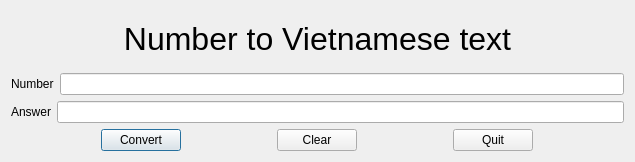
<?xml version="1.0" encoding="UTF-8"?>
<ui version="4.0">
 <class>number_to_vntext</class>
 <widget class="QDialog" name="number_to_vntext">
  <property name="geometry">
   <rect>
    <x>0</x>
    <y>0</y>
    <width>635</width>
    <height>162</height>
   </rect>
  </property>
  <property name="sizePolicy">
   <sizepolicy hsizetype="Minimum" vsizetype="Minimum">
    <horstretch>0</horstretch>
    <verstretch>0</verstretch>
   </sizepolicy>
  </property>
  <property name="windowTitle">
   <string>Number to Vietnamese text</string>
  </property>
  <layout class="QVBoxLayout" name="verticalLayout">
   <item>
    <widget class="QLabel" name="lbl_title">
     <property name="font">
      <font>
       <pointsize>24</pointsize>
      </font>
     </property>
     <property name="text">
      <string>Number to Vietnamese text</string>
     </property>
     <property name="alignment">
      <set>Qt::AlignCenter</set>
     </property>
    </widget>
   </item>
   <item>
    <layout class="QHBoxLayout" name="horizontalLayout">
     <item>
      <widget class="QLabel" name="lbl_input">
       <property name="text">
        <string>Number</string>
       </property>
      </widget>
     </item>
     <item>
      <widget class="QLineEdit" name="le_input"/>
     </item>
    </layout>
   </item>
   <item>
    <layout class="QHBoxLayout" name="horizontalLayout_2">
     <item>
      <widget class="QLabel" name="lbl_ans">
       <property name="text">
        <string>Answer</string>
       </property>
      </widget>
     </item>
     <item>
      <widget class="QLineEdit" name="le_ans">
       <property name="readOnly">
        <bool>true</bool>
       </property>
      </widget>
     </item>
    </layout>
   </item>
   <item>
    <layout class="QHBoxLayout" name="horizontalLayout_3">
     <item>
      <widget class="QPushButton" name="btn_convert">
       <property name="sizePolicy">
        <sizepolicy hsizetype="Fixed" vsizetype="Fixed">
         <horstretch>0</horstretch>
         <verstretch>0</verstretch>
        </sizepolicy>
       </property>
       <property name="text">
        <string>Convert</string>
       </property>
      </widget>
     </item>
     <item>
      <widget class="QPushButton" name="btn_clear">
       <property name="sizePolicy">
        <sizepolicy hsizetype="Fixed" vsizetype="Fixed">
         <horstretch>0</horstretch>
         <verstretch>0</verstretch>
        </sizepolicy>
       </property>
       <property name="text">
        <string>Clear</string>
       </property>
      </widget>
     </item>
     <item>
      <widget class="QPushButton" name="btn_quit">
       <property name="sizePolicy">
        <sizepolicy hsizetype="Fixed" vsizetype="Fixed">
         <horstretch>0</horstretch>
         <verstretch>0</verstretch>
        </sizepolicy>
       </property>
       <property name="text">
        <string>Quit</string>
       </property>
      </widget>
     </item>
    </layout>
   </item>
  </layout>
 </widget>
 <resources/>
 <connections/>
</ui>
